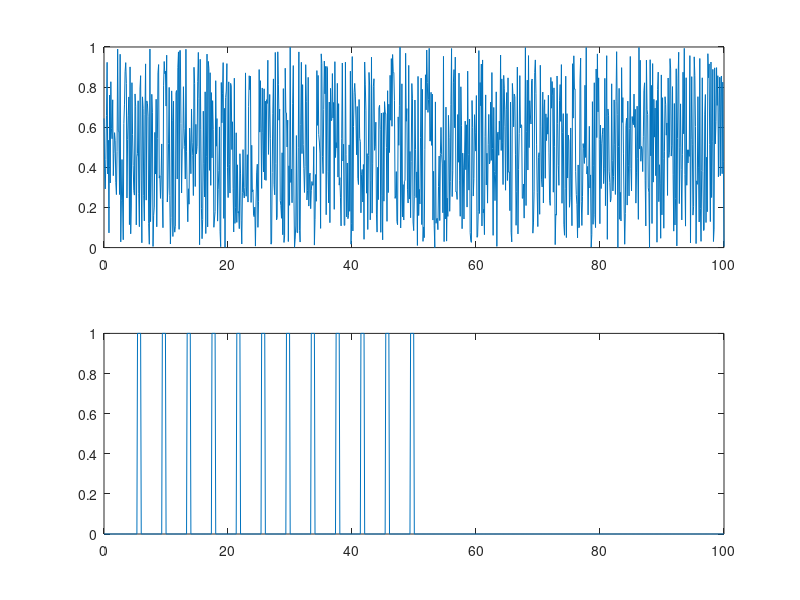

MATLAB code to generate this figure: (Note: this script raises an error after producing the figure.)
%% add path
addpath('src')

%% stimulate data
A.data = rand(10,1000);
A.fs = 10;
A.time = linspace(0,100,1000);
A.idx = 1:10;
A.imp = 1e4*ones(10,1);
A.file = 'sim_data';
A.adc = zeros(size(A.time));
A.adc_fs = 10;

% gen triggers
trig_num = 12;
type = zeros(trig_num,1);
for i=1:trig_num
    a = i*40+15;
    b = a + 5;
    A.adc(a:b) = 1;
    type(i) = round(rand())+1;
    if i > 10
        type(i) = 0;
    end
end

% verify 
subplot(2,1,1), plot(A.time, A.data(1,:))
subplot(2,1,2), plot(A.time, A.adc)

%% epoch 
ecfg.range = [-1 1];
Tr = epoch_continous(A, ecfg);

%% label epochs
for i=1:numel(type)
    Tr.type(i) = type(i);
end

%% car
car = mean(Tr.data,3);
Tr1 = Tr;
Tr1.data = Tr.data - repmat(car,1,1,numel(Tr.idx));

%% highpass filter
fcfg.range = [1 3];
fcfg.invert = 0;
Tr2 = epoch_filt(Tr1, fcfg);

%% time select
tcfg.range = [-0.5 0.5];
Tr3 = epoch_ts(Tr2, tcfg);

%% recitify signal

Tr3.data = abs(Tr3.data);

%% plot 
figure, plot(Tr3.time, squeeze(mean(Tr3.data,1))') %trial average

